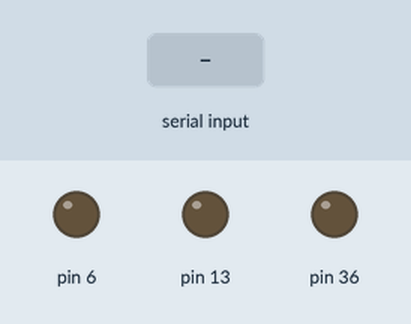
Simulated run of this sketch. Board: Arduino Mega 2560, built with avr-gcc and run on an emulated ATmega2560. Shown: output pins drawn as LEDs (lit = HIGH). Inputs (shaded band) come from the test bench. What the sketch prints to the serial monitor is not drawn.

Above: at 1.2 s.
1.3 s: "L" received over Serial
At 2.1 s:
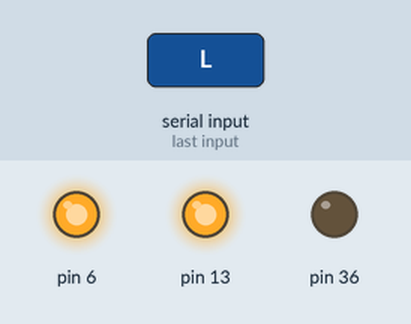
2.8 s: "D" received over Serial
At 3.2 s:
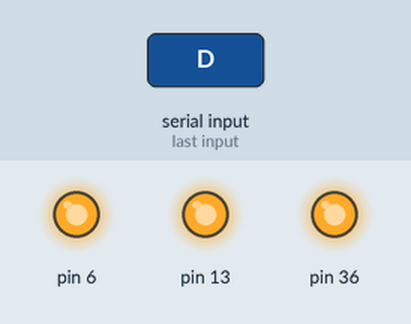
4.3 s: "O" received over Serial
At 5.5 s:
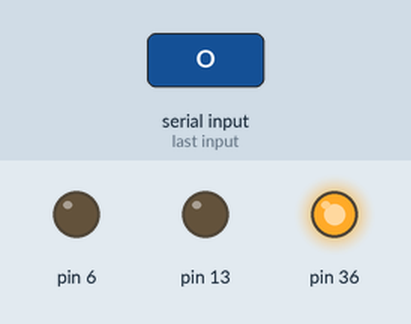
5.8 s: "D" received over Serial
At 6.7 s:
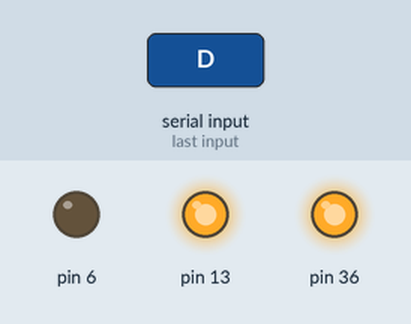
7.3 s: "U" received over Serial
At 7.9 s:
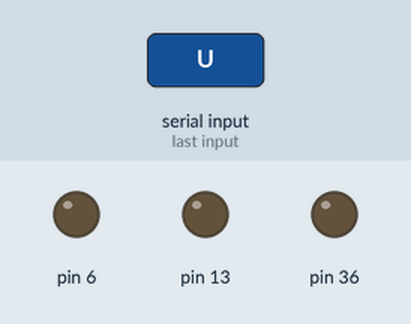
Timing chart, 0 to 9.8 s (numbered marks = the images above; inputs shaded):
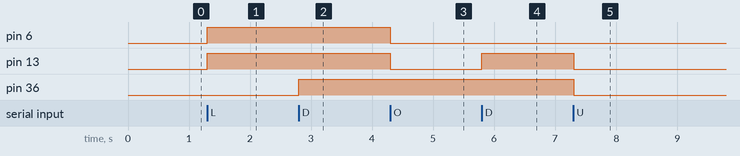

Measured:
- after the input at 1.3 s, pin 6, pin 13: LOW → HIGH at once
- after the input at 2.8 s, pin 36: LOW → HIGH at once
- after the input at 4.3 s, pin 6, pin 13: HIGH → LOW at once
- after the input at 5.8 s, pin 13: LOW → HIGH at once
- after the input at 7.3 s, pin 13, pin 36: HIGH → LOW at once

The sketch:

Arduino_serial2.ino
```cpp
////////////////////////////////////////////////////////////////////////////////////////////////////
void setup() {
  // Start the Serial port to be used as a commandline
  Serial.begin(9600L);
  pinMode(13, OUTPUT);
  pinMode(6, OUTPUT);
  pinMode(36, OUTPUT);
}

////////////////////////////////////////////////////////////////////////////////////////////////////
void loop() {
  char rx;
  while(!Serial.available()) {}
  rx = Serial.read();

  if (rx=='L') {
    digitalWrite(13, HIGH);
    digitalWrite(6, HIGH);
    Serial.print("OK");
  }
  else if (rx=='O') {
    digitalWrite(13, LOW);
    digitalWrite(6, LOW);
    Serial.print("OK");
  }
  else if (rx=='D') {
    digitalWrite(13, HIGH);
    digitalWrite(36, HIGH);
    Serial.print("OK");
  }
  else if (rx=='U') {
    digitalWrite(13, LOW);
    digitalWrite(36, LOW);
    Serial.print("OK");
  }

}
```
